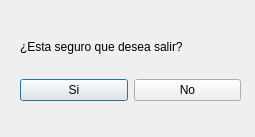
<?xml version="1.0" encoding="UTF-8"?>
<ui version="4.0">
 <class>Dialog</class>
 <widget class="QDialog" name="Dialog">
  <property name="geometry">
   <rect>
    <x>0</x>
    <y>0</y>
    <width>255</width>
    <height>137</height>
   </rect>
  </property>
  <property name="windowTitle">
   <string>Dialog</string>
  </property>
  <widget class="QWidget" name="verticalLayoutWidget">
   <property name="geometry">
    <rect>
     <x>20</x>
     <y>20</y>
     <width>221</width>
     <height>81</height>
    </rect>
   </property>
   <layout class="QVBoxLayout" name="verticalLayout">
    <item>
     <widget class="QLabel" name="label">
      <property name="text">
       <string>¿Esta seguro que desea salir?</string>
      </property>
     </widget>
    </item>
    <item>
     <layout class="QHBoxLayout" name="horizontalLayout">
      <item>
       <widget class="QPushButton" name="confirmBtn">
        <property name="text">
         <string>Si</string>
        </property>
       </widget>
      </item>
      <item>
       <widget class="QPushButton" name="cancelBtn">
        <property name="text">
         <string>No</string>
        </property>
       </widget>
      </item>
     </layout>
    </item>
   </layout>
  </widget>
 </widget>
 <resources/>
 <connections>
  <connection>
   <sender>confirmBtn</sender>
   <signal>clicked()</signal>
   <receiver>Dialog</receiver>
   <slot>exit()</slot>
   <hints>
    <hint type="sourcelabel">
     <x>70</x>
     <y>75</y>
    </hint>
    <hint type="destinationlabel">
     <x>243</x>
     <y>53</y>
    </hint>
   </hints>
  </connection>
  <connection>
   <sender>cancelBtn</sender>
   <signal>clicked()</signal>
   <receiver>Dialog</receiver>
   <slot>noExit()</slot>
   <hints>
    <hint type="sourcelabel">
     <x>194</x>
     <y>83</y>
    </hint>
    <hint type="destinationlabel">
     <x>243</x>
     <y>113</y>
    </hint>
   </hints>
  </connection>
 </connections>
 <slots>
  <slot>exit()</slot>
  <slot>noExit()</slot>
 </slots>
</ui>
